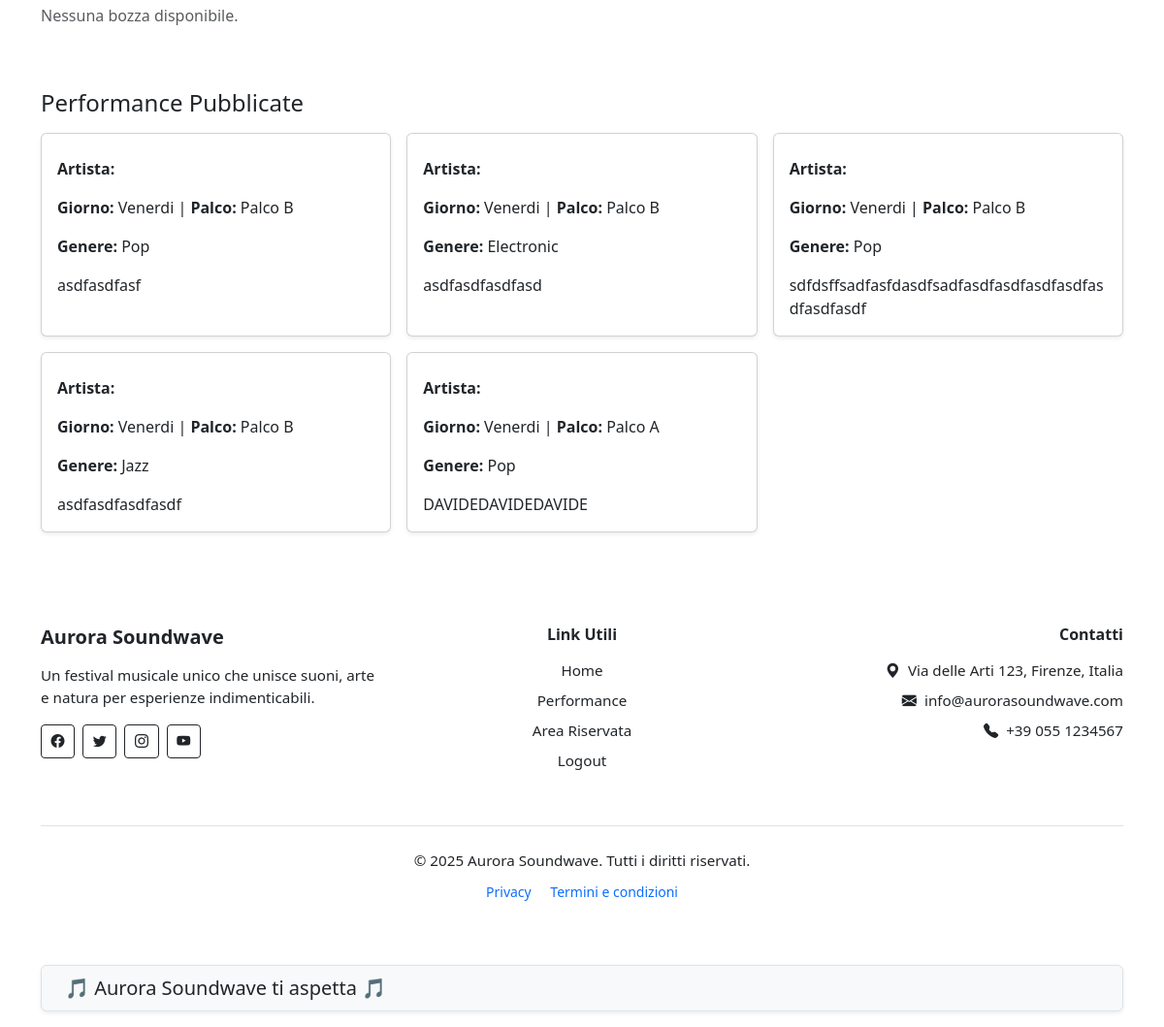
/reserved (signed in, lower part), run on an earlier commit of the app's database.
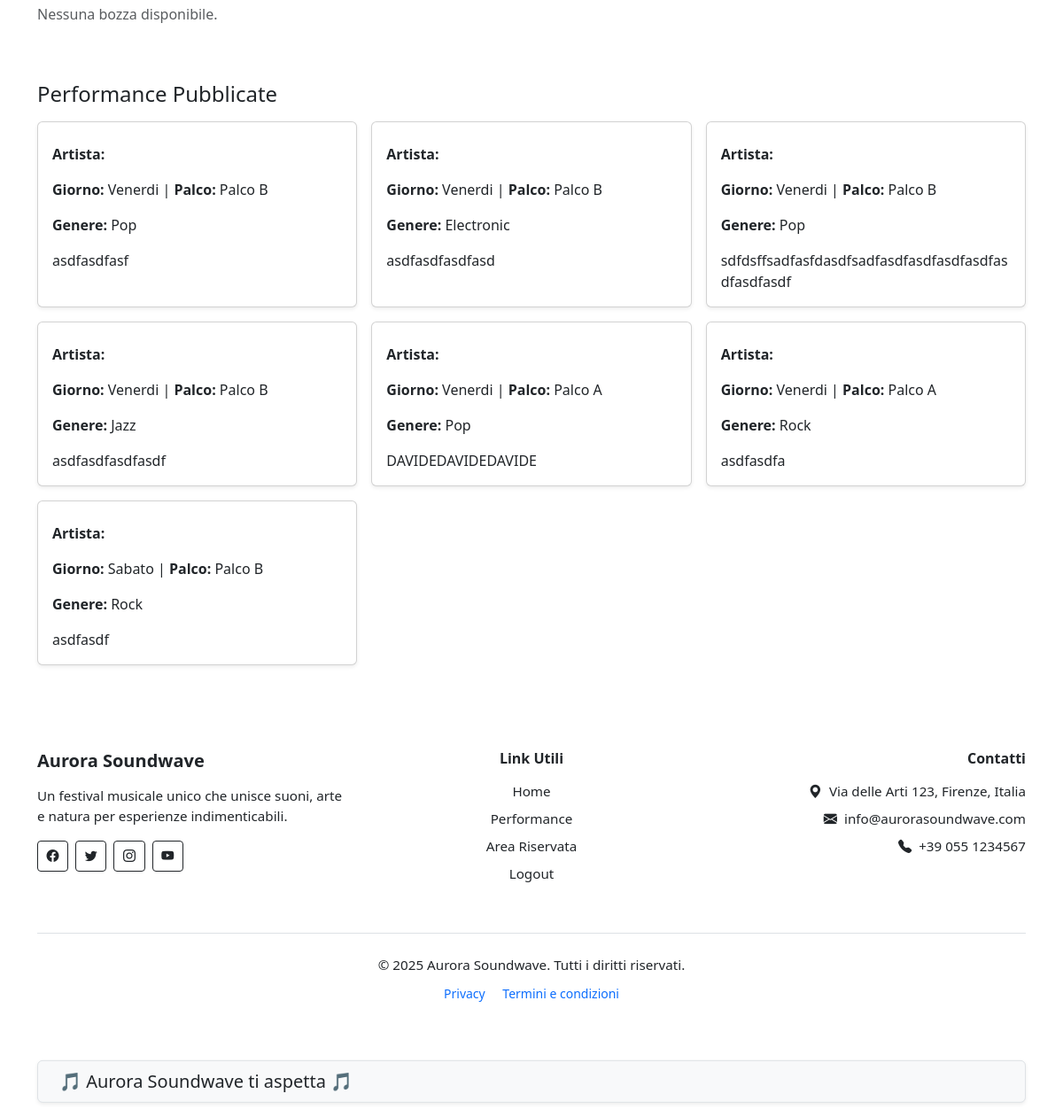
And on a later commit of the database.
### tables this page shows
CREATE TABLE performances(
    id INTEGER PRIMARY KEY AUTOINCREMENT,
    nome_artista TEXT UNIQUE NOT NULL,
    giorno TEXT CHECK(giorno IN('Venerdi','Sabato','Domenica')) NOT NULL,
    orario TEXT NOT NULL,
    durata INTEGER NOT NULL,
    descrizione TEXT NOT NULL,
    palco TEXT CHECK(palco IN('Palco A','Palco B','Palco C')) NOT NULL,
    genere TEXT NOT NULL,
    immagine TEXT NOT NULL,
    pubblicato INTEGER DEFAULT 0,
    id_organizzatore INTEGER NOT NULL,
    data_inserimento TIMESTAMP DEFAULT CURRENT_TIMESTAMP,
    FOREIGN KEY (id_organizzatore) REFERENCES utenti(id)
);

### routes/private_routes.py (the view)
@private_bp.route("/reserved")
@login_required
def reserved():
    stats = biglietti_dao.get_statistiche_biglietti_per_giorno()
    biglietto = biglietti_dao.get_biglietto_by_partecipante(current_user.id)
    bozze = performances_dao.get_bozze_by_organizzatore(current_user.id)
    pubblicate = performances_dao.get_performances_pubblicate_by_organizzatore(current_user.id)
    if current_user.ruolo == "organizzatore":
        return render_template("private/riservata_organizzatori.html", user=current_user, stats=stats, bozze=bozze, pubblicate=pubblicate)
    return render_template("private/riservata_partecipanti.html", user=current_user, stats=stats, biglietto=biglietto)

### dao/biglietti_dao.py (called while the page is built)
def get_db_connection():
    conn = sqlite3.connect("festival.db")
    conn.row_factory = sqlite3.Row
    return conn

def get_statistiche_biglietti_per_giorno():
    try:
        sql = """
            SELECT giorno, COUNT(*) as totale
            FROM biglietti_giorni
            GROUP BY giorno
        """
        with get_db_connection() as conn:
            cursor = conn.cursor()
            cursor.execute(sql)
            stats = cursor.fetchall()
            cursor.close()
        risultato = {}
        for row in stats:
            risultato[row['giorno']] = row['totale']
        return risultato
    except sqlite3.Error as e:
        logging.error(f"get_statistiche_biglietti_per_giorno: {e}")
        return {}

### dao/performances_dao.py (called while the page is built)
def get_db_connection():
    conn = sqlite3.connect("festival.db")
    conn.row_factory = sqlite3.Row
    return conn

### dao/utenti_dao.py (called while the page is built)
def get_db_connection():
    conn = sqlite3.connect("festival.db")
    conn.row_factory = sqlite3.Row
    return conn

### templates/private/riservata_organizzatori.html (shortened to what this page needs)
{% extends "base.html" %}  {% block content %}
<section class="container mb-5">
  <div class="row g-3">
    {% for bozza in bozze %}
    <div class="col-md-6 col-lg-4">
      <div class="card h-100 shadow-sm">
        {% if bozza.immagine %}
        <img
          src="{{ bozza.immagine }}"
          alt="Immagine di {{ bozza.titolo }}"
          class="card-img-top"
          style="object-fit: cover; height: 180px;"
        />
        {% endif %}
        <div class="card-body d-flex flex-column">
          <h5 class="card-title mt-2">{{ bozza.titolo }}</h5>
          <h6 class="card-subtitle mb-2 text-muted">{{ bozza.artista }}</h6>
          <div class="mb-2">
            <span class="badge bg-primary me-1">Giorno: {{ bozza.giorno }}</span>
            <span class="badge bg-secondary me-1">Palco: {{ bozza.palco }}</span>
            <span class="badge bg-info text-dark me-1">Genere: {{ bozza.genere }}</span>
            {% if bozza.orario %}
            <span class="badge bg-warning text-dark me-1">Orario: {{ bozza.orario }}</span>
            {% endif %}
            {% if bozza.durata %}
            <span class="badge bg-success me-1">Durata: {{ bozza.durata }} min</span>
            {% endif %}
          </div>
          {% if bozza.descrizione %}
          <p class="card-text flex-grow-1">{{ bozza.descrizione }}</p>
          {% else %}
          <p class="card-text text-muted fst-italic">Nessuna descrizione.</p>
          {% endif %}
        </div>
        <a href="{{ url_for('private.modifica_bozza', id=bozza.id) }}" class="btn btn-warning btn-sm me-2">Modifica</a>
        <div class="card-footer text-end bg-transparent border-0">
          <form method="POST" action="{{ url_for('private.pubblica_bozza', id=bozza.id) }}">
            <button type="submit" class="btn btn-success btn-sm">Pubblica</button>
          </form>
        </div>
      </div>
    </div>
    {% else %}
    <p class="text-muted">Nessuna bozza disponibile.</p>
    {% endfor %}
  </div>
</section>
<section class="container mb-5">
  <h4 class="mb-3">Performance Pubblicate</h4>
  <div class="row g-3">
    {% for p in pubblicate %}
    <div class="col-md-6 col-lg-4">
      <div class="card h-100 shadow-sm">
        <div class="card-body">
          <p class="card-text"><strong>Artista:</strong> {{ p.artista }}</p>
          <p class="card-text">
            <strong>Giorno:</strong> {{ p.giorno }} | <strong>Palco:</strong> {{
            p.palco }}
          </p>
          <p class="card-text"><strong>Genere:</strong> {{ p.genere }}</p>
          <p class="card-text">{{ p.descrizione }}</p>
        </div>
      </div>
    </div>
    {% else %}
    <p class="text-muted">Nessuna performance pubblicata.</p>
    {% endfor %}
  </div>
</section>
{% endblock %}

What changed in the data, as far as the page shows it:
added performances: giorno "Venerdi", palco "Palco A", genere "Rock", descrizione "asdfasdfa"
added performances: giorno "Sabato", palco "Palco B", genere "Rock", descrizione "asdfasdf"
